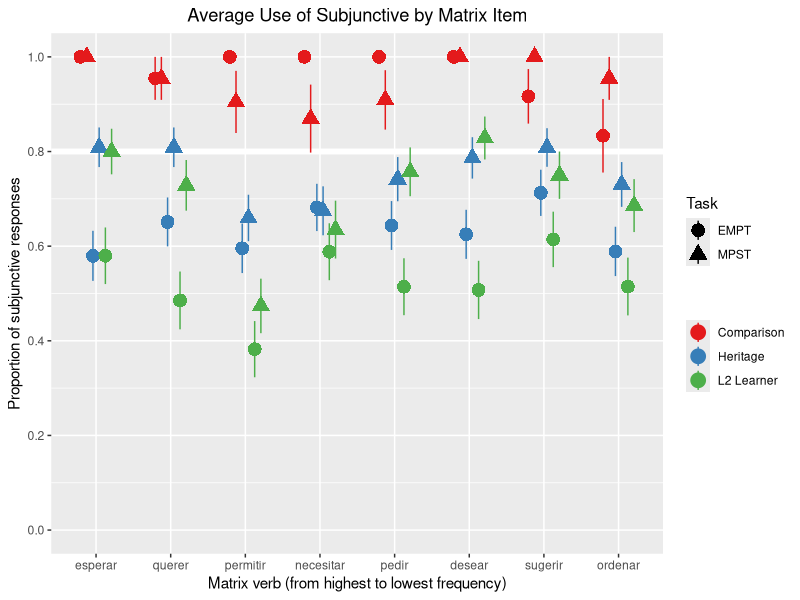
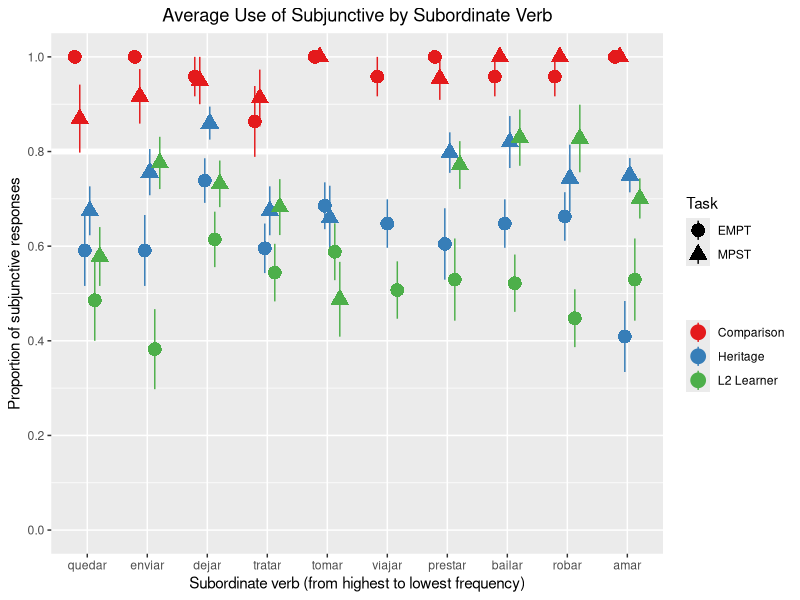
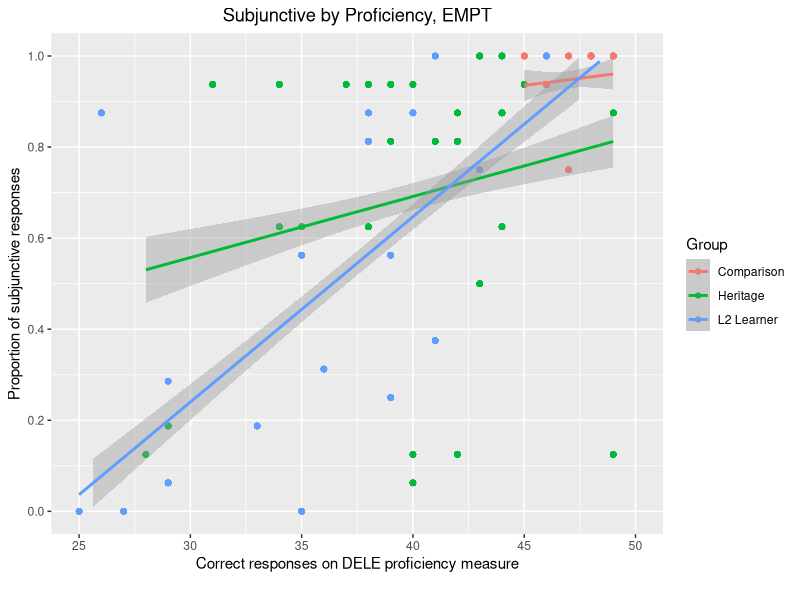
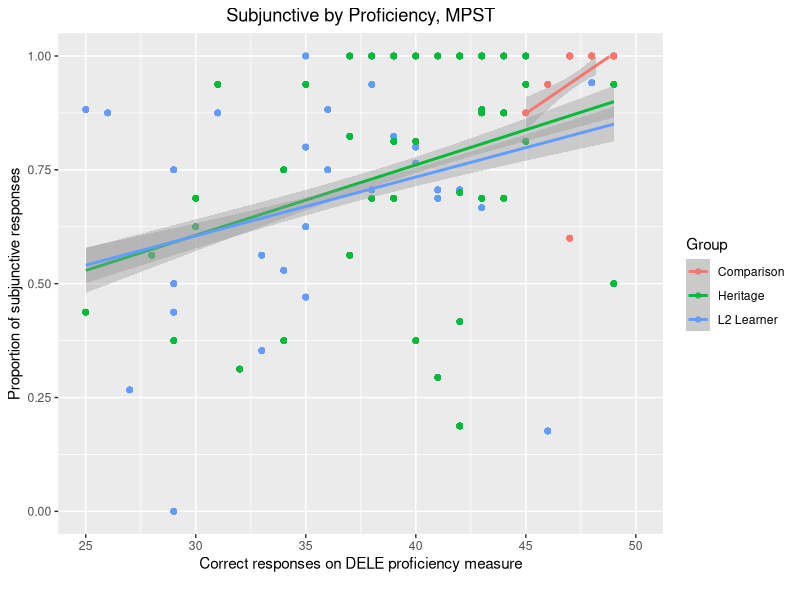
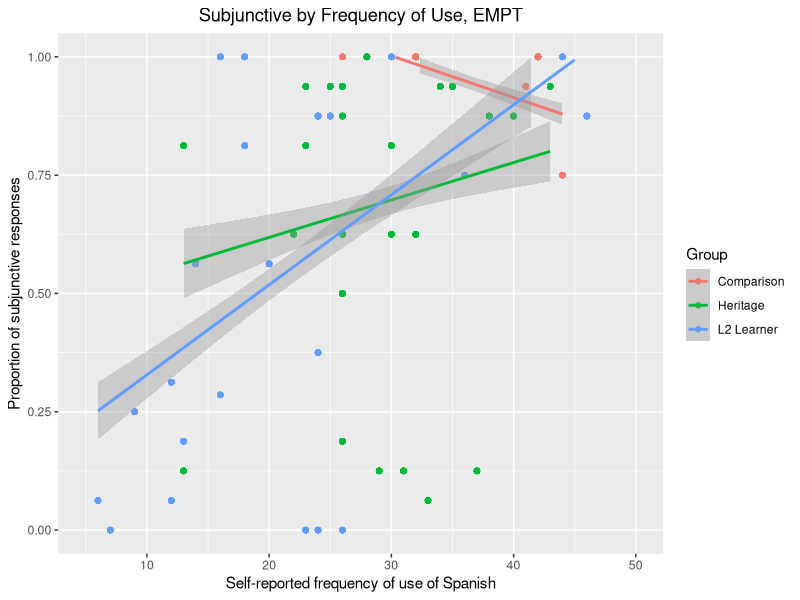
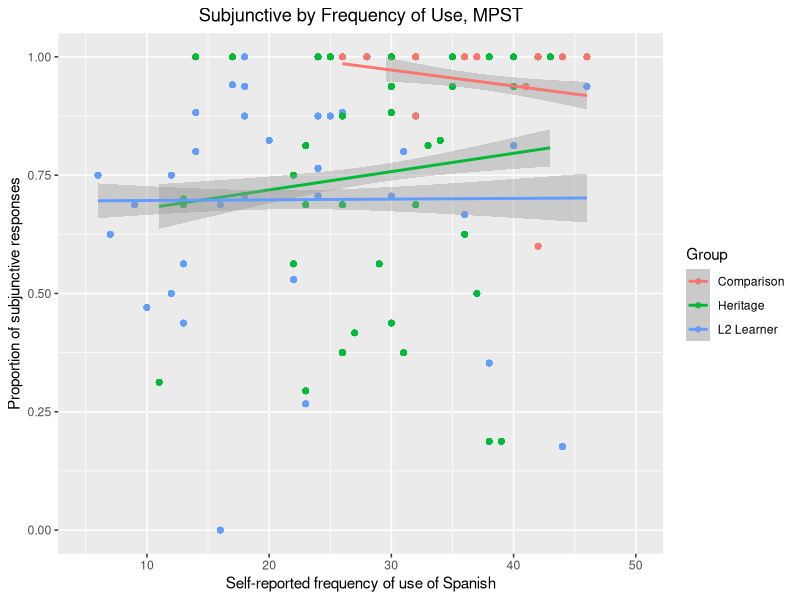
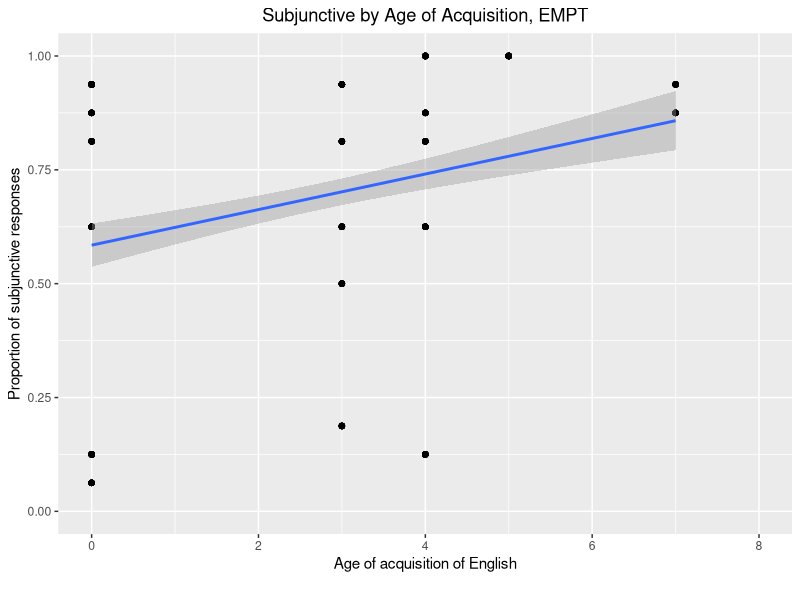
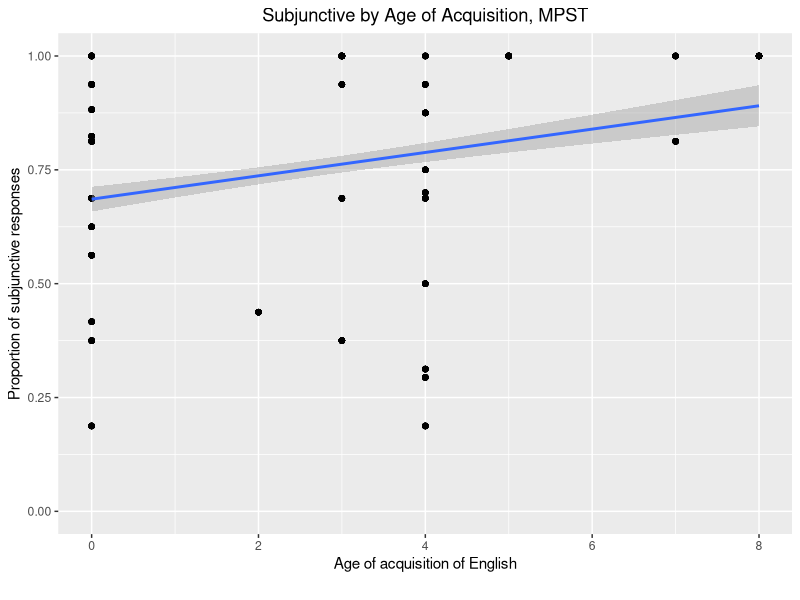

These charts were generated, in order, by the following R code:
# Packages
library(tidyverse)
library(lme4)
library(dplyr)
library(lmerTest)
library(glmmTMB)
library(emmeans)
library(kableExtra)
library(Hmisc)

# Preparation of data
## Load database
L2_EPT = read_csv("./CSV Files/L2 Learners/L2 Learners EPT Subjunctive Data.csv")
L2_FCT = read_csv("./CSV Files/L2 Learners/L2 Learners FCT Subjunctive Data.csv")
Heritage_EPT = read_csv("./CSV Files/Heritage/Heritage EPT Subjunctive Data.csv")
Heritage_FCT = read_csv("./CSV Files/Heritage/Heritage FCT Subjunctive Data.csv")
Comparison_EPT = read.csv("./CSV Files/Comparison/Comparison EPT Subjunctive Data.csv")
Comparison_FCT = read.csv("./CSV Files/Comparison/Comparison FCT Subjunctive Data.csv")


## Create combined datasets
Subjunctive_EPT = rbind(L2_EPT, Heritage_EPT, Comparison_EPT)
Subjunctive_FCT = rbind(L2_FCT, Heritage_FCT, Comparison_FCT)
Subjunctive_Aggregate = rbind(Subjunctive_EPT, Subjunctive_FCT)


## Find participant averages
Heritage_EPT_Standardized = aggregate(Heritage_EPT$ExpLI, list(Heritage_EPT$Participant_ID), FUN = mean)
Heritage_EPT_Standardized = Heritage_EPT_Standardized %>% rename(Part_Avg = x)
Heritage_EPT_Standardized = left_join(Heritage_EPT, Heritage_EPT_Standardized, by = c("Participant_ID" = "Group.1"))

Heritage_FCT_Standardized = aggregate(Heritage_FCT$ExpLI, list(Heritage_FCT$Participant_ID), FUN = mean)
Heritage_FCT_Standardized = Heritage_FCT_Standardized %>% rename(Part_Avg = x)
Heritage_FCT_Standardized = left_join(Heritage_FCT, Heritage_FCT_Standardized, by = c("Participant_ID" = "Group.1"))

Subjunctive_EPT_Aggregate = aggregate(Subjunctive_EPT$ExpLI, list(Subjunctive_EPT$Participant_ID), FUN = mean)
Subjunctive_EPT_Aggregate = Subjunctive_EPT_Aggregate %>% rename(Part_Avg = x)
Subjunctive_EPT_Aggregate = left_join(Subjunctive_EPT, Subjunctive_EPT_Aggregate, by = c("Participant_ID" = "Group.1"))

Subjunctive_FCT_Aggregate = aggregate(Subjunctive_FCT$ExpLI, list(Subjunctive_FCT$Participant_ID), FUN = mean)
Subjunctive_FCT_Aggregate = Subjunctive_FCT_Aggregate %>% rename(Part_Avg = x)
Subjunctive_FCT_Aggregate = left_join(Subjunctive_FCT, Subjunctive_FCT_Aggregate, by = c("Participant_ID" = "Group.1"))


# Plots
## Individual matrix items
Subjunctive_Aggregate %>%
  ggplot(aes(x = MainVerb, y = ExpForm, color = ExpGroup, shape = Task)) + 
  geom_hline(yintercept = 0.8, color = "white", size = 2) +
  stat_summary(fun.data = mean_se,
               geom = "pointrange", size = 1, 
               position = position_dodge(width = 0.5)) + 
  scale_color_brewer(palette = "Set1", name = "") +
  scale_y_continuous(breaks = seq (0, 1, 0.2),
                     limits = c(0, 1)) +
  scale_x_discrete(labels = c("esperar", "querer", "permitir", "necesitar", "pedir", "desear", "sugerir", "ordenar")) +
  labs(x = "Matrix verb (from highest to lowest frequency)", y = "Proportion of subjunctive responses", color = "Group",
       title = "Average Use of Subjunctive by Matrix Item") +
  theme(plot.title = element_text(hjust = 0.5))


## Individual subordinate items
Subjunctive_Aggregate %>%
  ggplot(aes(x = SubVerb, y = ExpForm, color = ExpGroup, shape = Task)) + 
  geom_hline(yintercept = 0.8, color = "white", size = 2) +
  stat_summary(fun.data = mean_se,
               geom = "pointrange", size = 1, 
               position = position_dodge(width = 0.5)) + 
  scale_color_brewer(palette = "Set1", name = "") +
  scale_y_continuous(breaks = seq (0, 1, 0.2),
                     limits = c(0, 1)) +
  scale_x_discrete(labels = c("quedar", "enviar", "dejar", "tratar", "tomar", "viajar", "prestar", "bailar", "robar", "amar")) +
  labs(x = "Subordinate verb (from highest to lowest frequency)", y = "Proportion of subjunctive responses", color = "Group",
       title = "Average Use of Subjunctive by Subordinate Verb") +
  theme(plot.title = element_text(hjust = 0.5))


## By average accuracy and proficiency
Subjunctive_EPT_Aggregate %>%
  ggplot(aes(x = DELE, y = Part_Avg, color = ExpGroup)) + 
  geom_point() +
  geom_smooth(method = lm) +
  xlim(c(25,50)) +
  scale_y_continuous(breaks = seq (0, 1, 0.2),
                     limits = c(0, 1)) +
  labs(x = "Correct responses on DELE proficiency measure", y = "Proportion of subjunctive responses", caption = "", 
       title = "Subjunctive by Proficiency, EMPT", color = "Group") +
  theme(plot.title = element_text(hjust = 0.5))

Subjunctive_FCT_Aggregate %>%
  ggplot(aes(x = DELE, y = Part_Avg, color = ExpGroup)) + 
  geom_point() +
  geom_smooth(method = lm) +
  xlim(c(25,50)) +
  ylim(c(0,1)) +
  labs(x = "Correct responses on DELE proficiency measure", y = "Proportion of subjunctive responses", caption = "", 
       title = "Subjunctive by Proficiency, MPST", color = "Group") +
  theme(plot.title = element_text(hjust = 0.5))


## By average accuracy and use
Subjunctive_EPT_Aggregate %>%
  ggplot(aes(x = FofA, y = Part_Avg, color = ExpGroup)) + 
  geom_point() +
  geom_smooth(method = lm) +
  xlim(c(5,50)) +
  ylim(c(0,1)) +
  labs(x = "Self-reported frequency of use of Spanish", y = "Proportion of subjunctive responses",
       title = "Subjunctive by Frequency of Use, EMPT", color = "Group") +
  theme(plot.title = element_text(hjust = 0.5))

Subjunctive_FCT_Aggregate %>%
  ggplot(aes(x = FofA, y = Part_Avg, color = ExpGroup)) + 
  geom_point() +
  geom_smooth(method = lm) +
  xlim(c(5,50)) +
  ylim(c(0,1)) +
  labs(x = "Self-reported frequency of use of Spanish", y = "Proportion of subjunctive responses",
       title = "Subjunctive by Frequency of Use, MPST", color = "Group") +
  theme(plot.title = element_text(hjust = 0.5))


## By age of acquisition
Heritage_EPT_Standardized %>%
  ggplot(aes(x = AoA_ENG, y = Part_Avg)) + 
  geom_point() +
  geom_smooth(method = lm) +
  xlim(c(0,8)) +
  ylim(c(0,1)) +
  labs(x = "Age of acquisition of English", y = "Proportion of subjunctive responses", caption = "", 
       title = "Subjunctive by Age of Acquisition, EMPT") +
  theme(plot.title = element_text(hjust = 0.5))

Heritage_FCT_Standardized %>%
  ggplot(aes(x = AoA_ENG, y = Part_Avg)) + 
  geom_point() +
  geom_smooth(method = lm) +
  xlim(c(0,8)) +
  ylim(c(0,1)) +
  labs(x = "Age of acquisition of English", y = "Proportion of subjunctive responses", caption = "", 
       title = "Subjunctive by Age of Acquisition, MPST") +
  theme(plot.title = element_text(hjust = 0.5))
